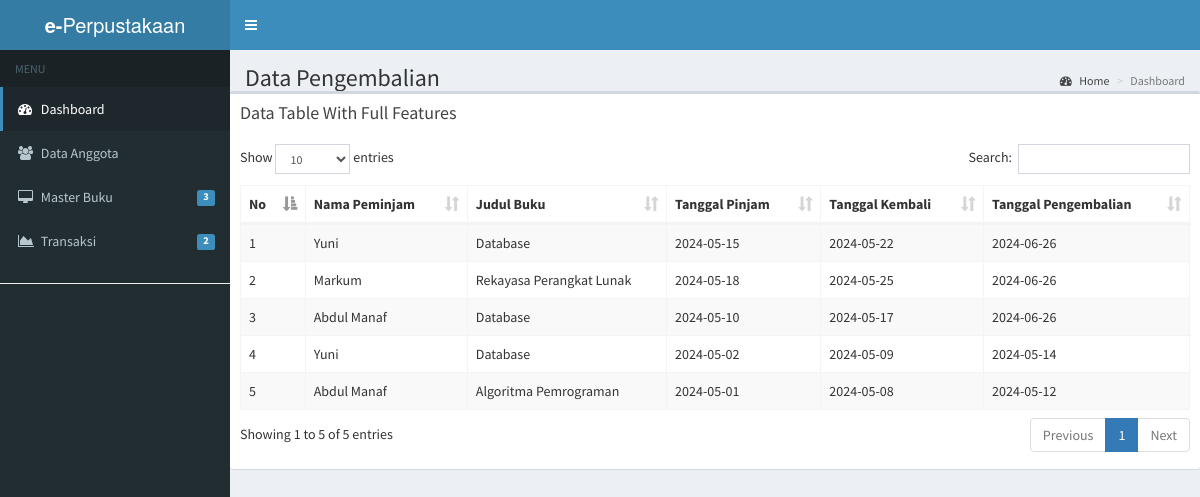
The app's page /index.php/pengembalian with its own data.
### tables this page shows
CREATE TABLE `pengembalian` (
  `id_pengembalian` int(11) NOT NULL,
  `id_anggota` varchar(10) NOT NULL,
  `id_buku` varchar(10) NOT NULL,
  `tgl_pinjam` date NOT NULL,
  `tgl_kembali` date NOT NULL,
  `tgl_pengembalian` date NOT NULL
);

CREATE TABLE `anggota` (
  `id_anggota` varchar(10) NOT NULL,
  `nama_anggota` varchar(50) NOT NULL,
  `jenis_kelamin` varchar(20) NOT NULL,
  `alamat` text NOT NULL,
  `no_telp` varchar(20) NOT NULL
);

CREATE TABLE `buku` (
  `id_buku` varchar(10) NOT NULL,
  `id_pengarang` int(11) NOT NULL,
  `id_penerbit` int(11) NOT NULL,
  `judul_buku` varchar(50) NOT NULL,
  `tahun_terbit` int(10) NOT NULL,
  `jumlah` int(10) NOT NULL
);

### application/controllers/Pengembalian.php (called while the page is built, shortened)
<?php
class Pengembalian extends CI_Controller{
  public function __construct(){
    $this->load->model('pengembalian_model');
  }
  public function index(){
    $data['content'] = 'pengembalian/pengembalian';
    $data['title'] = 'Data Pengembalian';
    $data['pengembalian'] = $this->pengembalian_model->get_data_pengembalian()->result();
    $this->load->view('dashboard', $data);
  }
}

### index.php (called while the page is built, shortened)
<?php
require_once BASEPATH.'core/CodeIgniter.php';

### application/models/Pengembalian_model.php (called while the page is built)
<?php
class Pengembalian_model extends CI_Model{
  public function get_data_pengembalian(){
    $this->db->select('pengembalian.*, anggota.nama_anggota as nama_anggota, buku.judul_buku as judul_buku');
    $this->db->from('pengembalian');
    $this->db->join('anggota', 'anggota.id_anggota = pengembalian.id_anggota');
    $this->db->join('buku', 'buku.id_buku = pengembalian.id_buku');
    $this->db->order_by('id_pengembalian', 'DESC');
    return $this->db->get();
  }
}

### application/views/pengembalian/pengembalian.php (the view, shortened to what this page needs)
<div class="box">
  <div class="box-header">
    <h3 class="box-title">Data Table With Full Features</h3>
  </div>
  <div class="col-md-12" style="margin-bottom: 8px;">
  </div>
  <div class="box-body">
    <table id="example1" class="table table-bordered table-striped">
      <thead>
        <tr>
          <th>No</th>
          <th>Nama Peminjam</th>
          <th>Judul Buku</th>
          <th>Tanggal Pinjam</th>
          <th>Tanggal Kembali</th>
          <th>Tanggal Pengembalian</th>
      </tr>
      </thead>
      <tbody>
        <?php $no = 1; ?>
        <?php foreach($pengembalian as $row): ?>
        <tr>
          <td><?= $no++; ?></td>
          <td><?= $row->nama_anggota; ?></td>
          <td><?= $row->judul_buku; ?></td>
          <td><?= $row->tgl_pinjam; ?></td>
          <td><?= $row->tgl_kembali; ?></td>
          <td><?= $row->tgl_pengembalian; ?></td>
        </tr>
        <?php endforeach; ?>
      </tbody>
    </table>
  </div>
</div>

### application/views/dashboard.php (shortened to what this page needs)
<!DOCTYPE html>
<html>
<head>
  <link rel="stylesheet" href="<?= base_url('assets'); ?>/bower_components/bootstrap/dist/css/bootstrap.min.css">
  <link rel="stylesheet" href="<?= base_url('assets'); ?>/bower_components/select2/dist/css/select2.min.css">
  <link rel="stylesheet" href="<?= base_url('assets'); ?>/bower_components/font-awesome/css/font-awesome.min.css">
  <link rel="stylesheet" href="<?= base_url('assets'); ?>/bower_components/Ionicons/css/ionicons.min.css">
  <link rel="stylesheet" href="<?= base_url('assets'); ?>/dist/css/AdminLTE.min.css">
  <link rel="stylesheet" href="<?= base_url('assets'); ?>/dist/css/skins/_all-skins.min.css">
  <link rel="stylesheet" href="<?= base_url('assets'); ?>/bower_components/morris.js/morris.css">
  <link rel="stylesheet" href="<?= base_url('assets'); ?>/bower_components/jvectormap/jquery-jvectormap.css">
  <link rel="stylesheet" href="<?= base_url('assets'); ?>/bower_components/bootstrap-datepicker/dist/css/bootstrap-datepicker.min.css">
  <link rel="stylesheet" href="<?= base_url('assets'); ?>/bower_components/bootstrap-daterangepicker/daterangepicker.css">
  <link rel="stylesheet" href="<?= base_url('assets'); ?>/plugins/bootstrap-wysihtml5/bootstrap3-wysihtml5.min.css">
  <link rel="stylesheet" href="<?= base_url('assets'); ?>/bower_components/datatables.net-bs/css/dataTables.bootstrap.min.css">
</head>
<body class="hold-transition skin-blue sidebar-mini">
<div class="wrapper">
  <header class="main-header">
    <a href="index2.html" class="logo">
      <span class="logo-lg"><b>e-</b>Perpustakaan</span>
    </a>
    <nav class="navbar navbar-static-top">
      <a href="#" class="sidebar-toggle" data-toggle="push-menu" role="button">
      </a>
    </nav>
  </header>
  <?php $this->load->view('menu'); ?>
  <div class="content-wrapper">
    <section class="content-header">
      <h1>
        <?= $title; ?>
      </h1>
      <ol class="breadcrumb">
        <li><a href="#"><i class="fa fa-dashboard"></i> Home</a></li>
        <li class="active">Dashboard</li>
      </ol>
    </section>
    <?php $this->load->view($content); ?>
  </div>
</div>
</body>
</html>

### application/views/menu.php (shortened to what this page needs)
<aside class="main-sidebar">
  <section class="sidebar">
    <ul class="sidebar-menu" data-widget="tree">
      <li class="header">MENU</li>
      <li class="active">
        <a href="<?= base_url('dashboard') ?>">
          <i class="fa fa-dashboard"></i> <span>Dashboard</span>
        </a>
      </li>
      <li><a href="<?= base_url('anggota') ?>"><i class="fa fa-users"></i> Data Anggota</a></li>
      <li class="treeview">
        <a href="#">
          <i class="fa fa-desktop"></i>
          <span>Master Buku</span>
          <span class="pull-right-container">
            <span class="label label-primary pull-right">3</span>
          </span>
        </a>
      </li>
      <li class="treeview">
        <a href="#">
          <i class="fa fa-area-chart"></i>
          <span>Transaksi</span>
          <span class="pull-right-container">
            <span class="label label-primary pull-right">2</span>
          </span>
        </a>
      </li>
      <hr>
    </ul>
  </section>
</aside>

### records on screen
pengembalian: id_anggota.nama_anggota "Yuni", id_buku.judul_buku "Database", tgl_pinjam "2024-05-15", tgl_kembali "2024-05-22", tgl_pengembalian "2024-06-26"
pengembalian: id_anggota.nama_anggota "Markum", id_buku.judul_buku "Rekayasa Perangkat Lunak", tgl_pinjam "2024-05-18", tgl_kembali "2024-05-25", tgl_pengembalian "2024-06-26"
pengembalian: id_anggota.nama_anggota "Abdul Manaf", id_buku.judul_buku "Database", tgl_pinjam "2024-05-10", tgl_kembali "2024-05-17", tgl_pengembalian "2024-06-26"
pengembalian: id_anggota.nama_anggota "Yuni", id_buku.judul_buku "Database", tgl_pinjam "2024-05-02", tgl_kembali "2024-05-09", tgl_pengembalian "2024-05-14"
pengembalian: id_anggota.nama_anggota "Abdul Manaf", id_buku.judul_buku "Algoritma Pemrograman", tgl_pinjam "2024-05-01", tgl_kembali "2024-05-08", tgl_pengembalian "2024-05-12"

### other values on screen
$title "Data Pengembalian"
